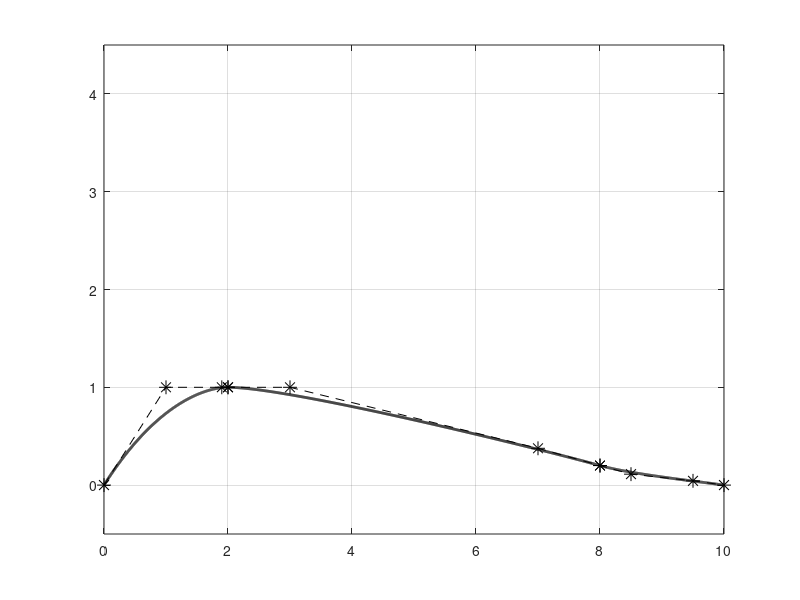

MATLAB code to generate this figure:
%Algoritmo Curvas de Bezier Aerofolio
clear
n=4 %pontos de 6 figuras:
%y=[0 0 4  4];x=[0 4 4  0]; %parabola horizontal
%y=[0 9 9  0];x=[4 4 0  0]; %parabola vertical
%y=[3 6 0 -3];x=[0 5 6  1]; %parabola inclinada
%y=[3 1 5 -3];x=[0 2 2  3]; %parabola distorcida
%y=[0 4 4  0];x=[0 5 0  5]; %cuspide
%y=[0 -100 -100 0];
%x=[0  1  -1  0]; %Gota
%x(n+1)=x(1);y(n+1)=y(1);
n=1000
h=1/n %Espaçamento do parametro t
xp=[];yp=[];xn=[];yn=[];
%Asa
% parte 1: segmento AB
x(1)=0;    y(1)=0;
x(2)=1;    y(2)=1; %inclinação inicio = 45º entre 1 e 2
x(3)=1.9;  y(3)=1; %inclinação final  =  0º entre 3 e 4
x(4)=2;    y(4)=1;
t=0
cx=3*(x(2)-x(1));bx=3*(x(3)-x(2))-cx;ax=(x(4)-x(1))-(cx+bx);
cy=3*(y(2)-y(1));by=3*(y(3)-y(2))-cy;ay=(y(4)-y(1))-(cy+by);
xmax=0;ymax=0;
for i=1:n+1
   xx(i)=x(1)+t*(cx+t*(bx+t*ax));
   yy(i)=y(1)+t*(cy+t*(by+t*ay));
   t=t+h;
end%for
xp=[xp xx];yp=[yp yy];xn=[xn x];yn=[yn y];

% parte 2: segmento BC
x(1)=2;   y(1)=1;
x(2)=3;   y(2)=1;                                   %inclinação inicio = 0º
x(3)=8-1; y(3)=0.2+1*tan(10*pi/180); %inclinação final  = 10º
x(4)=8;   y(4)=0.2;
t=0
cx=3*(x(2)-x(1));bx=3*(x(3)-x(2))-cx;ax=(x(4)-x(1))-(cx+bx);
cy=3*(y(2)-y(1));by=3*(y(3)-y(2))-cy;ay=(y(4)-y(1))-(cy+by);
xmax=0;ymax=0;
for i=1:n+1
   xx(i)=x(1)+t*(cx+t*(bx+t*ax));
   yy(i)=y(1)+t*(cy+t*(by+t*ay));
   t=t+h;
end%for
xp=[xp xx];yp=[yp yy];xn=[xn x];yn=[yn y];

% parte 3: segmento CD
x(1)=8;      y(1)=0.2;
x(2)=8+0.5;  y(2)=0.2-0.5*tan(10*pi/180); %inclinação inicio = 10º
x(3)=10-0.5; y(3)=0+0.5*tan(05*pi/180);   %inclinação final   = 5º
x(4)=10;     y(4)=0;
t=0
cx=3*(x(2)-x(1));bx=3*(x(3)-x(2))-cx;ax=(x(4)-x(1))-(cx+bx);
cy=3*(y(2)-y(1));by=3*(y(3)-y(2))-cy;ay=(y(4)-y(1))-(cy+by);
xmax=0;ymax=0;
for i=1:n+1
   xx(i)=x(1)+t*(cx+t*(bx+t*ax));
   yy(i)=y(1)+t*(cy+t*(by+t*ay));
   t=t+h;
end%for
xp=[xp xx];yp=[yp yy];xn=[xn x];yn=[yn y];

plt=plot(xn,yn,'--k',xn,yn,'*k','markersize',10,xp,yp,'-k','linewidth',2)
ylim([-0.5 4.5])
grid on
waitfor(plt)
